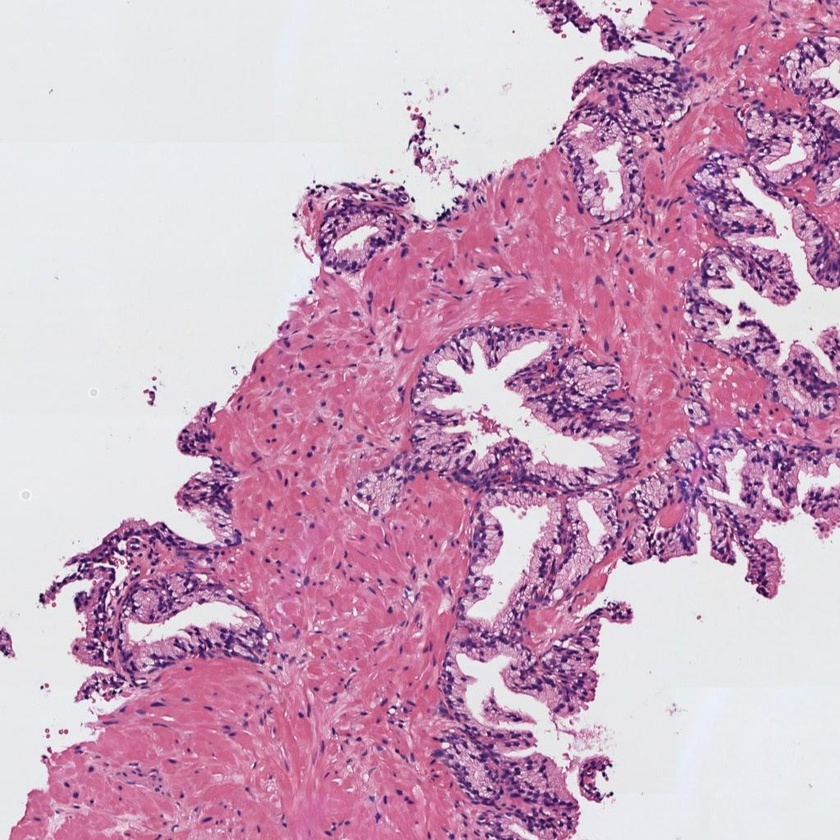
#> input picture examen_2/histo_1.jpg, 840 x 840 px, shrunk from 1024 x 1024 before the run, found by its file name
$ jupyter execute examenPractico_Mejia_Erick.ipynb
#> lines starting #> are read from the running program, lines starting #| are printed output that depends on the picture; after the words box and inside, x2 and y2 are one past the last pixel; in counts of white or black regions, pixels touching at a corner belong together
# Examen Práctico - Segundo Parcial

**Imagen trabajada en el notebook:** `histo_1.jpg`

## 0) Cargar una de las imágenes histológicas

[cell 1]
from PIL import Image
import numpy as np
import matplotlib.pyplot as plt
from skimage import filters, morphology, segmentation, measure, util
from scipy.ndimage import binary_fill_holes
import pandas as pd
import math

ruta_imagen = "histo_1.jpg"

imagen_rgb = np.asarray(Image.open(ruta_imagen).convert("RGB")).astype(float) / 255.0

plt.figure(figsize=(6,6))
plt.imshow(imagen_rgb)
plt.title("Imagen original RGB")
plt.axis("off")
plt.show()

## 1) Realizar una transformación de color para convertir la imagen al espacio CMYK

[cell 2]
imagen_cmyk = np.asarray(Image.open(ruta_imagen).convert("CMYK")).astype(float) / 255.0
canal_magenta = imagen_cmyk[:, :, 1]
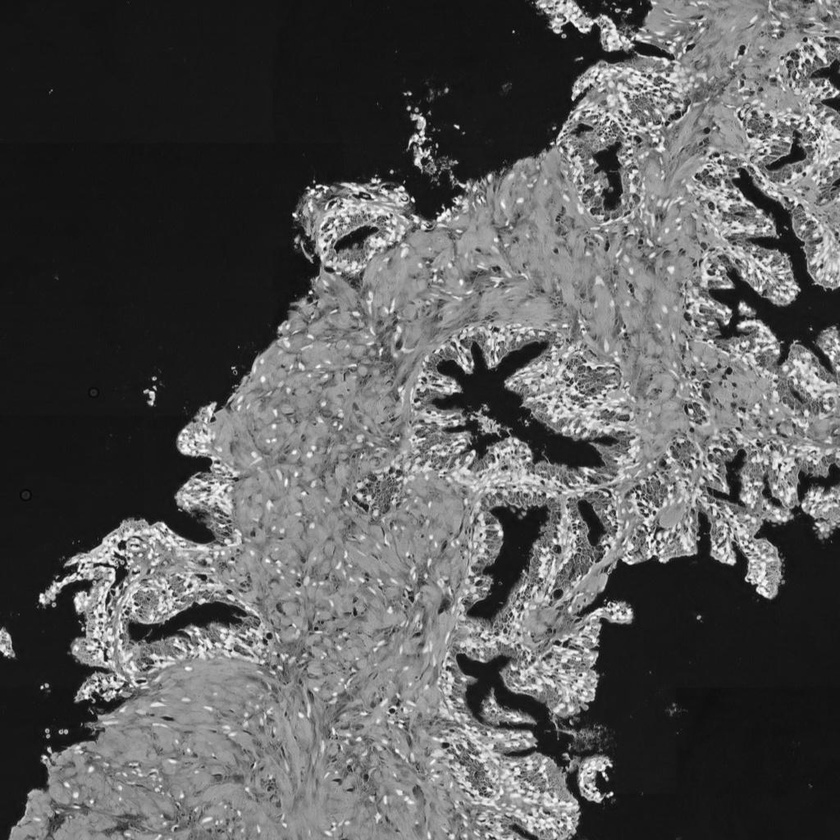
#> canal_magenta: shape (840, 840) float64; min 0.0275, max 1, mean 0.348

plt.figure(figsize=(6,6))
plt.imshow(canal_magenta, cmap="gray")
plt.title("Imagen magenta")
plt.axis("off")
plt.show()

## 2) Umbralizar la imagen para separar el fondo y los lúmenes

[cell 3]
imagen_suavizada = filters.gaussian(canal_magenta, sigma=1, preserve_range=True)
imagen_uint8 = util.img_as_ubyte(imagen_suavizada)
umbral_otsu = filters.threshold_otsu(imagen_uint8)
#> umbral_otsu = 84

# En esta máscara quedan en blanco el fondo y los lúmenes
mascara_con_artefactos = imagen_uint8 < umbral_otsu
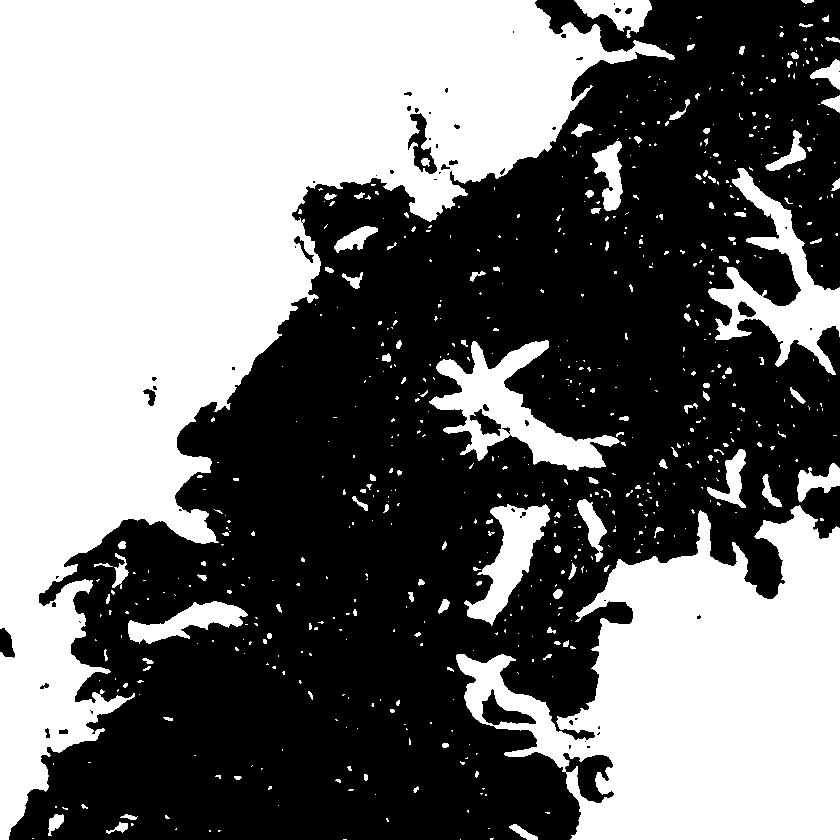
#> mascara_con_artefactos: shape (840, 840) bool; 46.3% white; 655 white regions (539 under 20 px), largest, box (x1, y1, x2, y2) and area: (0, 0, 675, 840) 212751, (456, 505, 840, 840) 75925, (429, 340, 620, 471) 8479

plt.figure(figsize=(6,6))
plt.imshow(mascara_con_artefactos, cmap="gray")
plt.title("Máscara con artefactos")
plt.axis("off")
plt.show()

## 3) Limpiar la imagen eliminando artefactos pequeños

[cell 4]
mascara_sin_artefactos = morphology.remove_small_objects(mascara_con_artefactos, min_size=300)
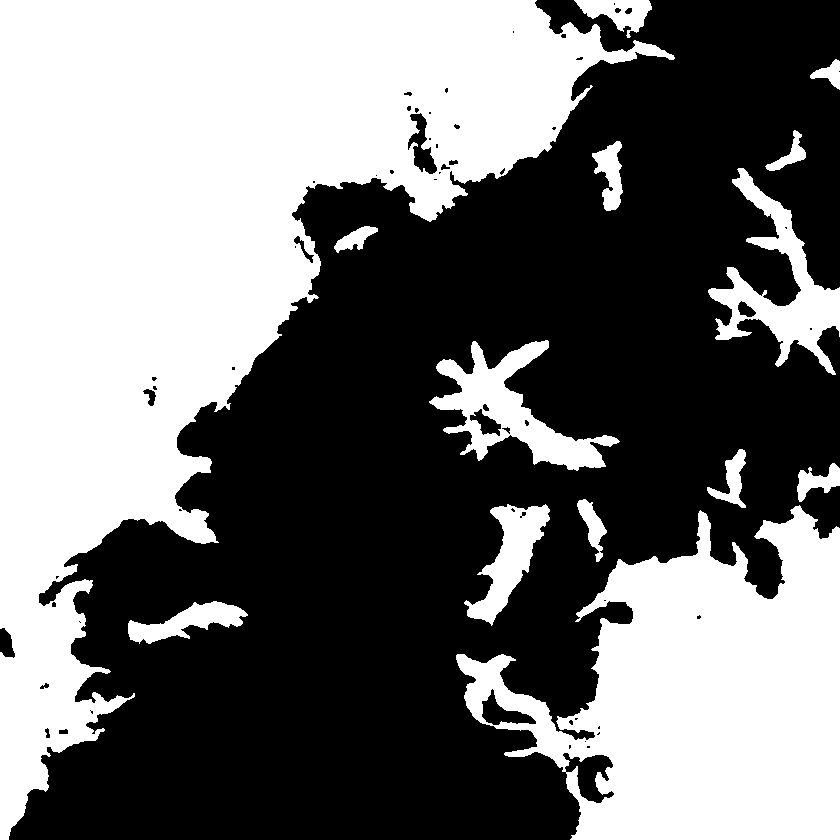
#> mascara_sin_artefactos: shape (840, 840) bool; 45.1% white; 14 white regions, largest, box (x1, y1, x2, y2) and area: (0, 0, 675, 840) 212725, (456, 505, 840, 840) 75925, (429, 340, 620, 471) 8479

plt.figure(figsize=(6,6))
plt.imshow(mascara_sin_artefactos, cmap="gray")
plt.title("Máscara sin artefactos")
plt.axis("off")
plt.show()

## 4) Rellenar con 0s el fondo para quedarnos solo con los lúmenes

[cell 5]
alto, ancho = mascara_sin_artefactos.shape
#> alto = 840; ancho = 840
semillas = [(0, 0), (0, ancho-1), (alto-1, 0), (alto-1, ancho-1)]
#> semillas = [(0, 0), (0, 839), (839, 0), (839, 839)]

mascara_fondo = np.zeros_like(mascara_sin_artefactos, dtype=bool)
for semilla in semillas:
    mascara_fondo |= segmentation.flood(mascara_sin_artefactos, semilla, tolerance=0)
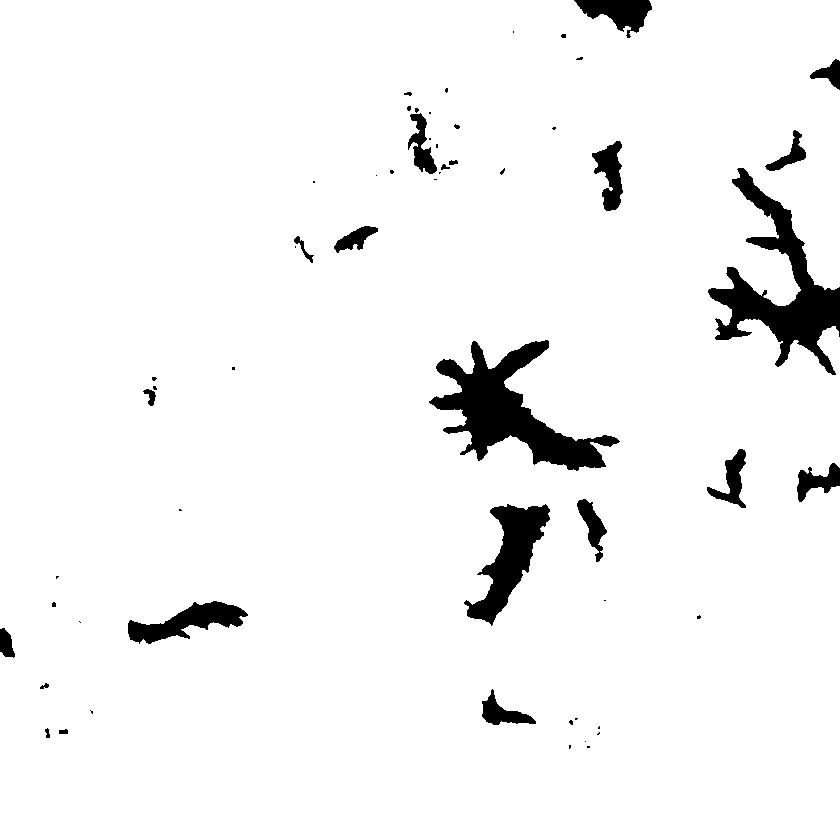
#> mascara_fondo: shape (840, 840) bool; 95.3% white; 58 black regions (34 under 20 px), largest, box (x1, y1, x2, y2) and area: (429, 340, 620, 471) 8939, (708, 168, 840, 375) 8382, (464, 504, 550, 626) 4166

mascara_lumenes = mascara_sin_artefactos & ~mascara_fondo
#> mascara_lumenes: shape (840, 840) bool; 4.2% white; 12 white regions, largest, box (x1, y1, x2, y2) and area: (429, 340, 620, 471) 8479, (708, 168, 840, 375) 8201, (464, 504, 550, 626) 4138

plt.figure(figsize=(6,6))
plt.imshow(mascara_lumenes, cmap="gray")
plt.title("Máscara de lúmenes")
plt.axis("off")
plt.show()

## 5) Rellenar los objetos de los lúmenes

[cell 6]
mascara_final = binary_fill_holes(mascara_lumenes)
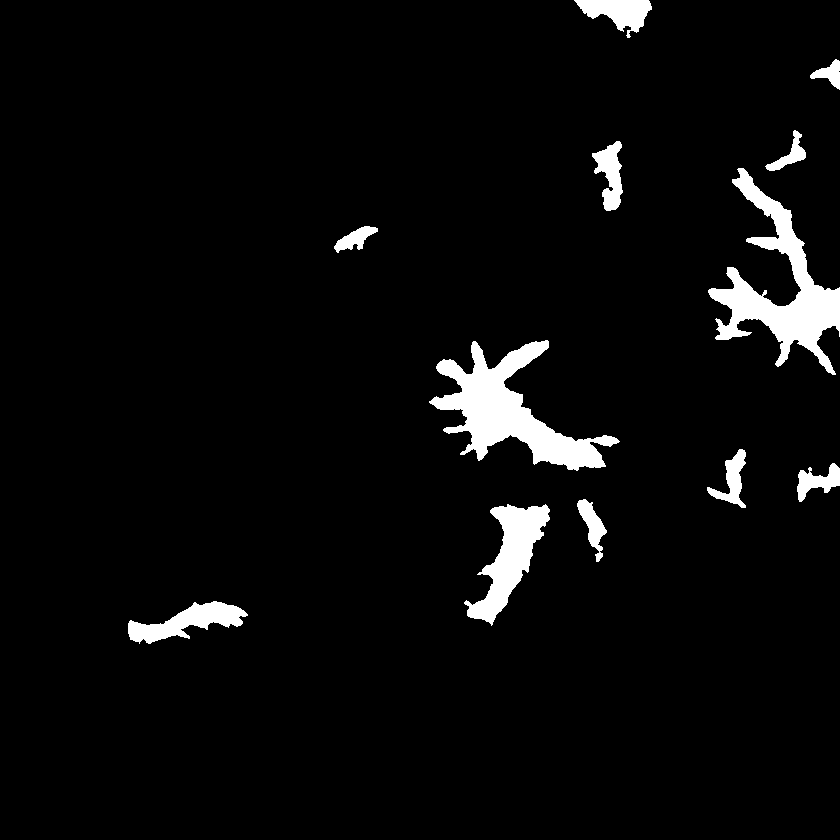
#> mascara_final: shape (840, 840) bool; 4.3% white; 12 white regions

plt.figure(figsize=(6,6))
plt.imshow(mascara_final, cmap="gray")
plt.title("Máscara final")
plt.axis("off")
plt.show()

## 6) Detectar y dibujar los contornos de los lúmenes sobre la imagen original

[cell 7]
imagen_superpuesta = segmentation.mark_boundaries(imagen_rgb, mascara_final, color=(0, 1, 0), mode="thick")

plt.figure(figsize=(6,6))
plt.imshow(imagen_superpuesta)
plt.title("Imagen superpuesta")
plt.axis("off")
plt.show()

## 7) Identificar y cropear el lumen más grande

[cell 8]
etiquetas = measure.label(mascara_final)
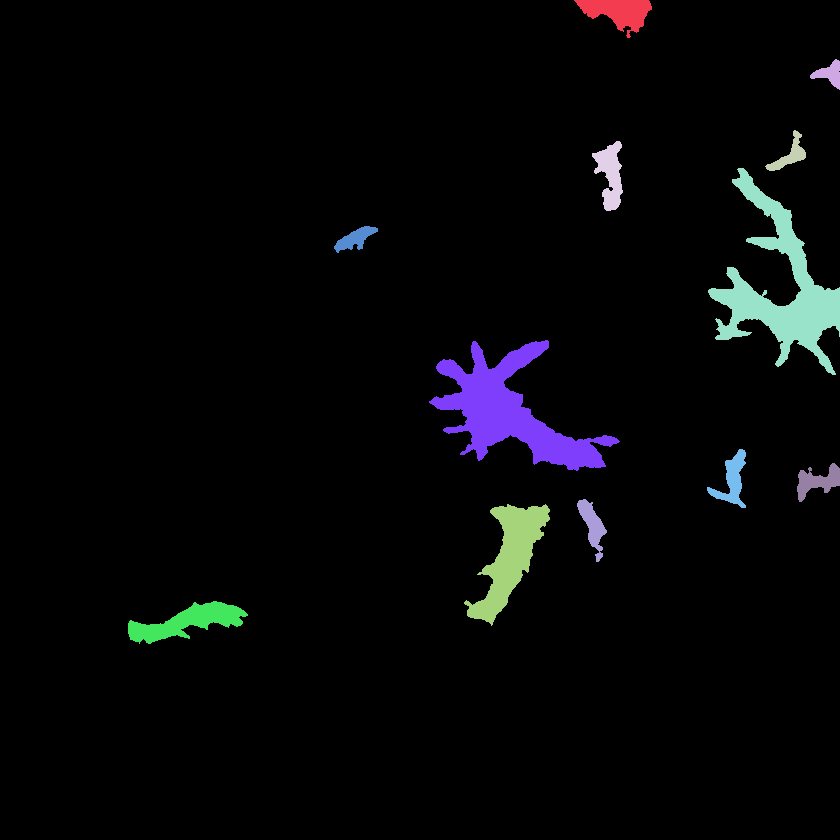
#> etiquetas: shape (840, 840) int32; 13 distinct labels, from 0 to 12; one colour per label, 0 black
propiedades = sorted(measure.regionprops(etiquetas), key=lambda x: x.area, reverse=True)
#> propiedades = 12 regions; largest, box (x1, y1, x2, y2) and area: (429, 340, 620, 471) 8939, (708, 168, 840, 375) 8382, (464, 504, 550, 626) 4166, (128, 601, 248, 644) 2320, (574, 0, 652, 38) 1545

lumen_mayor = propiedades[0]
min_fila, min_col, max_fila, max_col = lumen_mayor.bbox
#> min_fila = 340; min_col = 429; max_fila = 471; max_col = 620
crop_lumen_mayor = imagen_rgb[min_fila:max_fila, min_col:max_col]
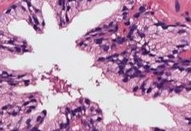
#> crop_lumen_mayor: shape (131, 191, 3) float64; mean R, G, B 0.736, 0.582, 0.706

plt.figure(figsize=(6,6))
plt.imshow(crop_lumen_mayor)
plt.title("Crop del mayor lumen")
plt.axis("off")
plt.show()

## 8) Extraer 13 características geométricas

[cell 9]
area = float(lumen_mayor.area)
#> area = 8939
area_bounding_box = float((max_fila - min_fila) * (max_col - min_col))
#> area_bounding_box = 25021
area_convexa = float(getattr(lumen_mayor, "area_convex", lumen_mayor.convex_area))
#> area_convexa = 18292
excentricidad = float(lumen_mayor.eccentricity)
#> excentricidad = 0.843
diametro_equivalente = float(getattr(lumen_mayor, "equivalent_diameter_area", lumen_mayor.equivalent_diameter))
#> diametro_equivalente = 106.7
extension = float(lumen_mayor.extent)
#> extension = 0.357
diametro_feret = float(lumen_mayor.feret_diameter_max)
#> diametro_feret = 199.1
eje_mayor = float(lumen_mayor.axis_major_length)
#> eje_mayor = 189.1
eje_menor = float(lumen_mayor.axis_minor_length)
#> eje_menor = 101.6
orientacion = float(lumen_mayor.orientation)
#> orientacion = 0.995
perimetro = float(lumen_mayor.perimeter)
#> perimetro = 926.6
solidez = float(lumen_mayor.solidity)
#> solidez = 0.489
compacidad = float((4 * math.pi * area) / (perimetro ** 2))
#> compacidad = 0.131

tabla = pd.DataFrame({
    "Características": [
        "Área",
        "Área de la bounding box",
        "Área convexa",
        "Excentricidad",
        "Diámetro equivalente",
        "Extensión",
        "Diámetro Feret",
        "Longitud del eje mayor",
        "Longitud del eje menor",
        "Orientación",
        "Perímetro",
        "Solidez",
        "Compacidad"
    ],
    "Valor": [
        round(area, 4),
        round(area_bounding_box, 4),
        round(area_convexa, 4),
        round(excentricidad, 4),
        round(diametro_equivalente, 4),
        round(extension, 4),
        round(diametro_feret, 4),
        round(eje_mayor, 4),
        round(eje_menor, 4),
        round(orientacion, 4),
        round(perimetro, 4),
        round(solidez, 4),
        round(compacidad, 4)
    ]
})
#> tabla = table of 13 rows and 2 columns

tabla
#> Out = table of 13 rows and 2 columns

$ run again, with examen_2/histo_2.jpg copied over examen_2/histo_1.jpg
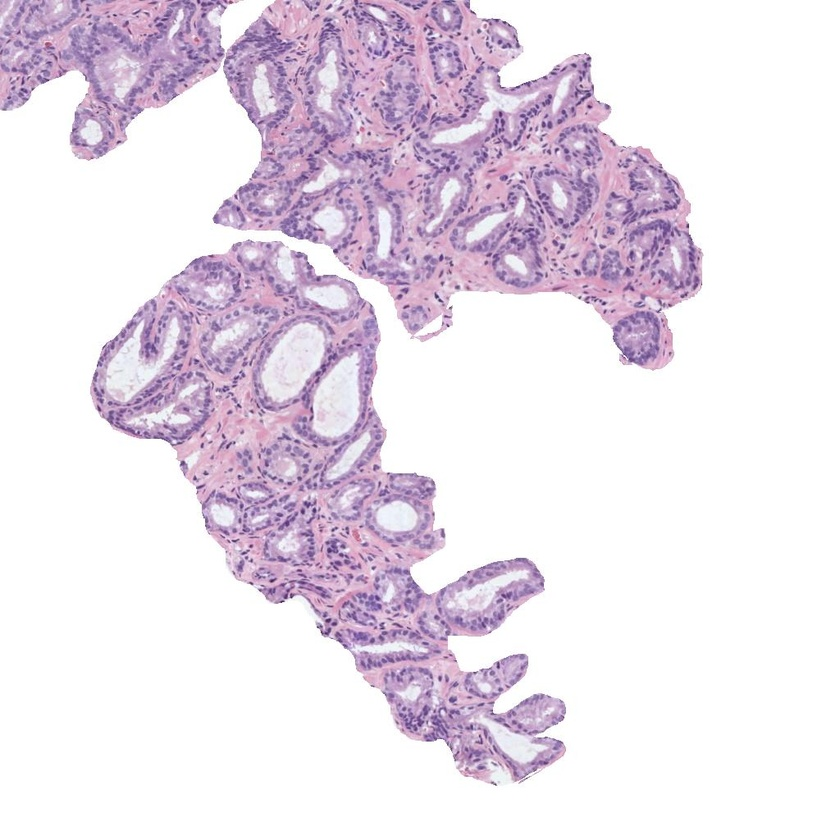
#> input picture examen_2/histo_2.jpg, 840 x 840 px, shrunk from 1024 x 1024 before the run, found by its file name
#> umbral_otsu = 50
#> mascara_con_artefactos: shape (840, 840) bool; 69.3% white; 10 black regions (5 under 20 px), largest, box (x1, y1, x2, y2) and area: (0, 0, 703, 370) 126230, (90, 239, 566, 786) 90324, (318, 411, 325, 421) 57, (468, 595, 479, 605) 52, (479, 597, 483, 604) 21
#> mascara_lumenes: shape (840, 840) bool; 3.1% white; 22 white regions, largest, box (x1, y1, x2, y2) and area: (262, 323, 324, 402) 3135, (313, 352, 359, 437) 2743, (106, 318, 180, 402) 2370
#> mascara_final: shape (840, 840) bool; 3.1% white; 22 white regions
#> `etiquetas = measure.label(mascara_final)`:
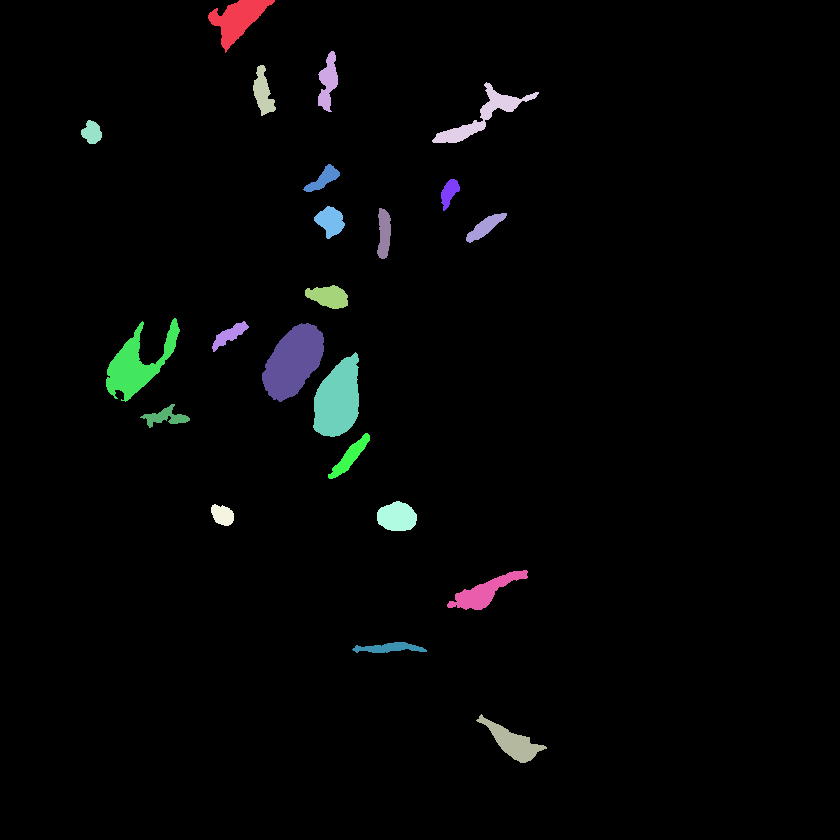
#> etiquetas: shape (840, 840) int32; 23 distinct labels, from 0 to 22; one colour per label, 0 black
#> propiedades = 22 regions; largest, box (x1, y1, x2, y2) and area: (262, 323, 324, 402) 3138, (313, 352, 359, 437) 2800, (106, 318, 180, 402) 2379, (208, 0, 275, 53) 1541, (432, 82, 539, 143) 1407
#> min_fila = 323; min_col = 262; max_fila = 402; max_col = 324
#> `crop_lumen_mayor = imagen_rgb[min_fila:max_fila, min_col:max_col]`:
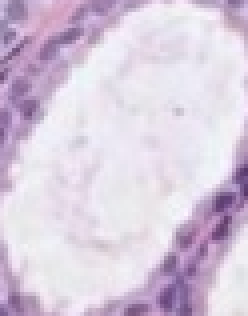
#> crop_lumen_mayor: shape (79, 62, 3) float64 (shown 4 times larger); mean R, G, B 0.846, 0.797, 0.867
#> area = 3138
#> area_bounding_box = 4898
#> area_convexa = 3260
#> excentricidad = 0.839
#> diametro_equivalente = 63.21
#> extension = 0.641
#> diametro_feret = 85.96
#> eje_mayor = 85.88
#> eje_menor = 46.76
#> orientacion = -0.561
#> perimetro = 230.9
#> solidez = 0.963
#> compacidad = 0.739
#> tabla = table of 13 rows and 2 columns
